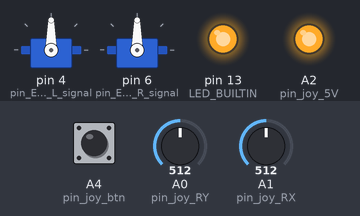
A sketch run on a simulated Arduino Pro Mini, built with avr-gcc and run on an emulated ATmega328P. Shown: 2 × servo, output pins drawn as LEDs (lit = HIGH). The inputs (shaded band) are chosen by the test bench; at power-on: A0 (pin_joy_RY) = 512, A4 (pin_joy_btn) HIGH, A1 (pin_joy_RX) = 512. What the sketch prints to the serial monitor is not drawn.

Above: at 2.3 s.
2.4 s: A0 (pin_joy_RY) set to 488
At 2.68 s:
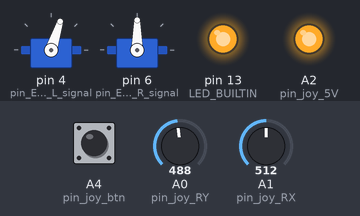
4.2 s: A4 (pin_joy_btn) pulled LOW for 3.2 s
At 8.3 s:
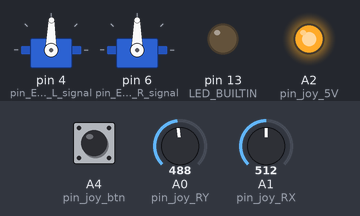
8.9 s: A1 (pin_joy_RX) set to 489
At 9.2 s:
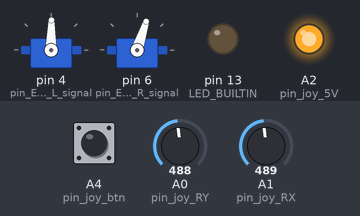
10.7 s: A0 (pin_joy_RY) set to 306
At 11.9 s:
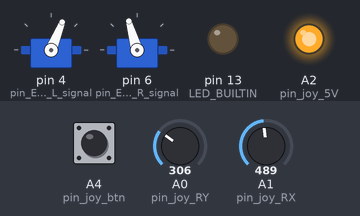
12.4 s: A1 (pin_joy_RX) set to 122
At 14.1 s:
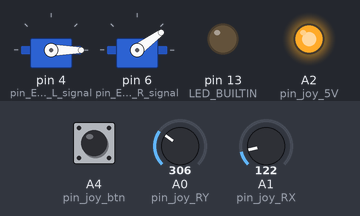
14.4 s: A1 (pin_joy_RX) set to 190
At 15.2 s:
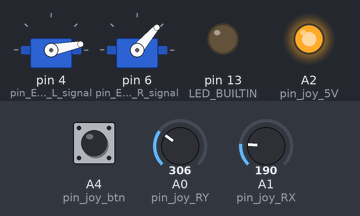
Timing chart, 0 to 17.2 s (numbered marks = the images above; inputs shaded):
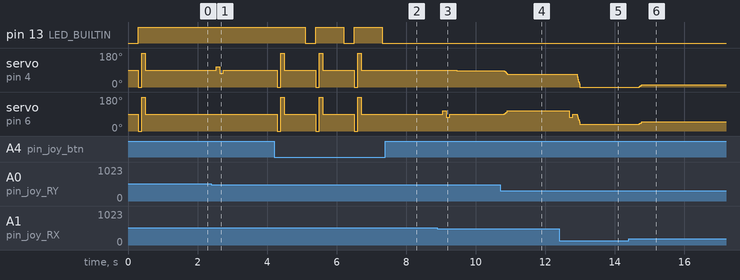

The sketch:

tankdrive_ESC_controll_nano.ino
```cpp
#include <Servo.h>

#define debug true
#define LED_BUILTIN 13

///////////////////////////////////////////////////////////
// joystick potmeters are used for input - settings to ignode middle zone
/////////////////////////////////////////////////////////////
#define pot_x_min 30
#define pot_x_dead_min 500
#define pot_x_dead_max 570
#define pot_x_max 1010

#define pot_y_min 30
#define pot_y_dead_min 500
#define pot_y_dead_max 570
#define pot_y_max 1010

#define pot_pwr_min 0
#define pot_pwr_max 1024

// output goes to two servo channels to which a chinese 30A ESC is connected,
//    can also controll a servo to move fwd/mid/back position matched with joystick fwd/mid/back position
Servo ESC_L;  // create servo object to control a servo
Servo ESC_R;  // create servo object to control a servo  // twelve servo objects can be created on most boards

int prev_power_perc_L = 0;
int prev_power_perc_R = 0;
int prev_ESC_L_value = 90;
int prev_ESC_R_value = 90;

#define ESC_L_min 0    // typically min, max = 0, 180
#define ESC_L_max 180    /// "closed"position for gripper on the robot arm
#define ESC_R_min 0
#define ESC_R_max 180


///////////////////////////////////////////////////////////
//  joystick   the 5 connections are wired to adjacent connections on the arduino pro mini
///////////////////////////////////////////////////////////
#define pin_joy_btn A4
#define pin_joy_RY A0
#define pin_joy_RX A1
#define pin_joy_5V A2
#define pin_joy_GND A3

///////////////////////////////////////////////////////////
// Esc or servo pins
///////////////////////////////////////////////////////////
#define pin_ESC_L_signal 4    // ESC/servo L -->   brown ground= GND,   red power= RAW,      orange signal= (as defined here)   digital 9 is common in examples
#define pin_ESC_R_signal 6   // ESC/servo R -->   brown ground= GND,   red power= RAW,      orange signal= (as defined here)

///POWER options...:
// If using ESC:
//    --> the first ESC is also powering the arduino
//    --> for other esc, leave "power" unconnected; connect gnd and signal only
// if using Servo:
//    an external power source is needed to power all servos (5 to 12 volts) and is also connected to the RAW pin to power the arduino


void setup() {

  // init servo L. ground=pin29, 5V=5v pin27, signal=D9  --> the ESC is also powering the device
  ESC_L.attach(pin_ESC_L_signal);  // attaches the servo on pin 9 to the servo object

  // init servo R. ground=D12, 5V=D11, signal=D10
  ESC_R.attach(pin_ESC_R_signal);
  //pinMode(11, OUTPUT);           //  for easier solderig of your connections, can use neigboring digital ports as GND and VCC by making them low or high. Can power tiny servo
  //digitalWrite(11, HIGH);
  //pinMode(12, OUTPUT);
  //digitalWrite(12, HIGH);

  // initialize digital pin LED_BUILTIN as an output.
  pinMode(LED_BUILTIN, OUTPUT);

  // init joystick    A0=GND A1=5V A2=X A3=y A4=btn
  pinMode(pin_joy_GND, OUTPUT);
  pinMode(pin_joy_5V, OUTPUT);
  pinMode(pin_joy_RX, INPUT_PULLUP);
  pinMode(pin_joy_RY, INPUT_PULLUP);
  pinMode(pin_joy_btn, INPUT_PULLUP);
  digitalWrite(pin_joy_GND, LOW);
  digitalWrite(pin_joy_5V, HIGH);

  delay(300);  // 100ms is 5 pulses

  // ESC arming sequence
  ESC_L.write(0);
  ESC_R.write(0);
  digitalWrite(LED_BUILTIN, HIGH);
  delay(100);  // 100ms is 5 pulses
  ESC_L.write(180);
  ESC_R.write(180);
  delay(100);  // 100ms is 5 pulses
  ESC_L.write(90);
  ESC_R.write(90);
  delay(600);  // 100ms is 5 pulses

  // initialize serial communications at 9600 bps:
  if (debug) Serial.begin(9600);
  if (debug) Serial.println("Init done.");
}

int limit_value (int value,int _min,int _max) {
  if (value < _min) return _min;
  if (value > _max) return _max;
  return value;
}

int map_pot_to_control (int value, int _min, int dead_min, int dead_max, int _max) {
  if (value < dead_min) return limit_value(map( value, _min, dead_min, -100, 0), -100, 0) ;
  if (value > dead_max) return limit_value(map( value, dead_max, _max, 0, 100), 0, 100);
  return 0;
}


void loop() {
  // loop mechanics = run the loop 10 times per second (it is a boat, nothing special)

  // read joystick
  int pot_x = analogRead(pin_joy_RX);  // values read from joystick
  int pot_y = analogRead(pin_joy_RY);
  bool btn = !digitalRead(pin_joy_btn);

  // read power limiter
  int pot_pwr = 1024;

  // map and clean joystick pot values into range -100 to 100
  int control_x = map_pot_to_control( pot_x, pot_x_min, pot_x_dead_min, pot_x_dead_max, pot_x_max);
  int control_y = map_pot_to_control( pot_y, pot_y_min, pot_y_dead_min, pot_y_dead_max, pot_y_max);

  // power limiter 0..100 perc
  int control_pwr = limit_value(map( pot_pwr, pot_pwr_min, pot_pwr_max, 0, 100), 0, 100);

  // now make tank motor formula, in power%
  int power_perc_L = limit_value(control_x + control_y/2, -100, 100) * control_pwr/100;
  int power_perc_R = limit_value(control_x - control_y/2, -100, 100) * control_pwr/100;

  // now map to servo angle 0 to 180
  int ESC_L_value = map ( power_perc_L, -100, 100, ESC_L_min, ESC_L_max);
  int ESC_R_value = map ( power_perc_R, -100, 100, ESC_R_min, ESC_R_max);

  // reverse detection - to allow the special controll
  bool motor_L_start_reversing = false;
  bool motor_R_start_reversing = false;
  if ( prev_power_perc_L >= 0 && power_perc_L < 0 ) motor_L_start_reversing=true;
  if ( prev_power_perc_R >= 0 && power_perc_R < 0 ) motor_R_start_reversing=true;

  if ( motor_L_start_reversing || motor_R_start_reversing) {
    // kick into reverse // without mid-flight re-arm
    if (debug) if (motor_L_start_reversing) Serial.println("Reverse <<<<< L");
    if (debug) if (motor_R_start_reversing) Serial.println("Reverse R >>>>>");
    if (motor_L_start_reversing) ESC_L.write( (0.8*ESC_L_min + 1.2*ESC_L_max)/2 );  // forward
    if (motor_R_start_reversing) ESC_R.write( (0.8*ESC_R_min + 1.2*ESC_R_max)/2 );
    delay(100);
      //allow 3 servo signals of 20 millisec each.
      //servo receives 50 pulses per second, so 20 millisec per pulse
    if (motor_L_start_reversing) ESC_L.write( (1.2*ESC_L_min + 0.8*ESC_L_max)/2 ); // reverse
    if (motor_R_start_reversing) ESC_R.write( (1.2*ESC_R_min + 0.8*ESC_R_max)/2 );
    delay(100);
    if (motor_L_start_reversing) ESC_L.write(  (ESC_L_min + ESC_L_max)/2 );  // mid
    if (motor_R_start_reversing) ESC_R.write(( ESC_R_min + ESC_R_max)/2 );
    delay(100); // mid for reverse 60ms is okay. for re-arming time 380ms is niet okay, 400ms is okay
    // end of this loop will reverse for real

    // Hack to prevent the sweep from positive pos
    if (motor_L_start_reversing) prev_ESC_L_value = (ESC_L_min + ESC_L_max)/2;
    if (motor_R_start_reversing) prev_ESC_R_value = (ESC_R_min + ESC_R_max)/2;

  }

  // Re-arm detection
  if (btn) {
    if (debug) Serial.println("Re-arming sequence");
    // ESC arming sequence
    ESC_L.write(0);
    ESC_R.write(0);
    digitalWrite(LED_BUILTIN, HIGH);
    delay(100);  // 100ms is 5 pulses
    ESC_L.write(180);
    ESC_R.write(180);
    delay(100);  // 100ms is 5 pulses
    ESC_L.write( (ESC_L_min + ESC_L_max)/2 );
    ESC_R.write( (ESC_R_min + ESC_R_max)/2 );
    delay(600);  // 100ms is 5 pulses
    digitalWrite(LED_BUILTIN, LOW);
  }

  // to the motors!
  int step_ESC_L_value = ( ESC_L_value - prev_ESC_L_value ) / 5;
  int step_ESC_R_value = ( ESC_R_value - prev_ESC_R_value ) / 5;

  for (int i =0; i <5; i++) {
    ESC_L.write(prev_ESC_L_value + i * step_ESC_L_value);
    ESC_R.write(prev_ESC_R_value + i * step_ESC_R_value);
    delay(20);
  }
  ESC_L.write(ESC_L_value);  // these not needed
  ESC_R.write(ESC_R_value);

  // print the results to the serial monitor:
  if (debug) Serial.println("x= " + String(pot_x) + " y= " + String(pot_y) + " btn= " + String(btn)
    + " control_x= " + String(control_x) + " control_y= " + String(control_y)
    + " prev_power_perc_L= " + String(prev_power_perc_L) + " prev_power_perc_R= " + String(prev_power_perc_R)  );
  if (debug) Serial.println( "   power_perc_L= " + String(power_perc_L) + " power_perc_R= " + String(power_perc_R)
    + " prev_ESC_L_value= " + String(prev_ESC_L_value) + " prev_ESC_R_value= " + String(prev_ESC_R_value)
    + " ESC_L_value= " + String(ESC_L_value) + " ESC_R_value= " + String(ESC_R_value)
    + " step_ESC_L_value= " + String(step_ESC_L_value) + " step_ESC_R_value= " + String(step_ESC_R_value) );

  prev_power_perc_L = power_perc_L;
  prev_power_perc_R = power_perc_R;
  prev_ESC_L_value = ESC_L_value;
  prev_ESC_R_value = ESC_R_value;
} // loop
```

Measured:
- the behaviour switches between 496 and 495 on A0 (pin_joy_RY) (found by bisection; images 0 and 1)
- the behaviour switches between 496 and 495 on A1 (pin_joy_RX) (found by bisection; images 2 and 3)
- after the input at 2.4 s, servo on pin 4 (pin_ESC_L_signal): 90° → 108° after 0.14 s, → 72° 0.10 s later, → 90° 0.10 s later, → 89° 0.20 s later
- after the input at 4.2 s, pin 13 (LED_BUILTIN): alternates HIGH for 0.80 s and LOW for 0.31 s, 5 changes in all, then stays LOW, starting after 0.90 s; servo on pin 4 (pin_ESC_L_signal): 89° → 0° after 0.10 s, then repeats every 1.1 s: 180° 0.10 s, 90° 0.60 s, 89° 0.31 s, 0° 0.10 s
- after the input at 8.9 s, servo on pin 4 (pin_ESC_L_signal): 89° → 86° after 0.55 s; servo on pin 6 (pin_ESC_R_signal): 90° → 108° after 0.15 s, → 72° 0.10 s later, → 90° 0.10 s later, → 88° 0.20 s later
- after the input at 10.7 s, servo on pin 4 (pin_ESC_L_signal): 86° → 68° after 0.13 s; servo on pin 6 (pin_ESC_R_signal): 88° → 106° after 0.13 s
- after the input at 12.4 s, servo on pin 4 (pin_ESC_L_signal): 68° → 0° after 0.52 s; servo on pin 6 (pin_ESC_R_signal): 106° → 108° after 0.20 s, → 72° 0.10 s later, → 90° 0.10 s later, → 36° 0.12 s later
- after the input at 14.4 s, servo on pin 4 (pin_ESC_L_signal): 0° → 11° after 0.30 s; servo on pin 6 (pin_ESC_R_signal): 36° → 49° after 0.30 s
